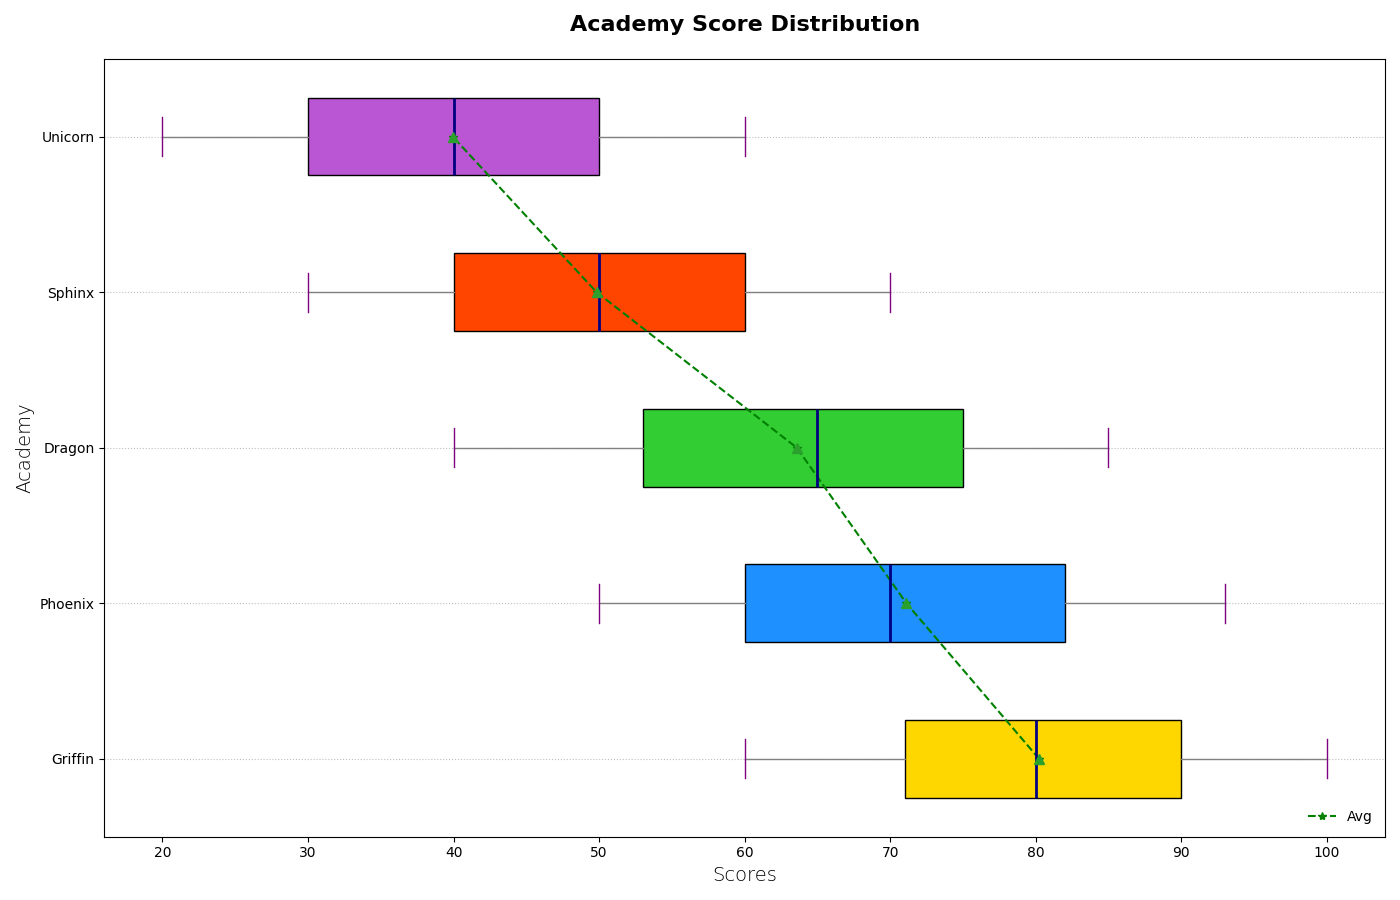

The script that drew this image:
import matplotlib.pyplot as plt
import numpy as np

# Manually altered some scores in the lists
academy_griffin_scores = [62, 60, 75, 72, 71, 70, 67, 78, 80, 85, 82, 87, 93, 90, 97, 95, 100]
academy_phoenix_scores = [52, 50, 65, 62, 57, 60, 55, 68, 70, 78, 75, 80, 85, 87, 82, 90, 93]
academy_dragon_scores = [42, 40, 60, 55, 50, 53, 45, 65, 67, 70, 62, 73, 75, 80, 77, 82, 85]
academy_sphinx_scores = [32, 30, 45, 40, 37, 42, 35, 50, 53, 55, 47, 57, 62, 60, 65, 67, 70]
academy_unicorn_scores = [22, 20, 35, 30, 27, 32, 25, 40, 42, 45, 38, 48, 53, 50, 55, 57, 60]

data = [
    academy_griffin_scores,
    academy_phoenix_scores,
    academy_dragon_scores,
    academy_sphinx_scores,
    academy_unicorn_scores
]

averages = [np.mean(scores) for scores in data]
academies = ['Griffin', 'Phoenix', 'Dragon', 'Sphinx', 'Unicorn']

fig, ax = plt.subplots(figsize=(14, 9))
box = ax.boxplot(data, labels=academies, patch_artist=True, notch=False, showmeans=True, vert=False)

colors = ['#FFD700', '#1E90FF', '#32CD32', '#FF4500', '#BA55D3']
for patch, color in zip(box['boxes'], colors):
    patch.set_facecolor(color)

plt.setp(box['medians'], color='navy', linewidth=2)
plt.setp(box['means'], marker='^', color='orange', markersize=7)
plt.setp(box['whiskers'], linestyle='-', color='gray')
plt.setp(box['caps'], color='purple')

ax.plot(averages, range(1, len(academies) + 1), marker='*', linestyle='--', color='green', label='Avg')

outliers = [
    [score for score in scores if score < np.percentile(scores, 25) - 1.5*(np.percentile(scores, 75) - np.percentile(scores, 25)) 
                     or score > np.percentile(scores, 75) + 1.5*(np.percentile(scores, 75) - np.percentile(scores, 25))]
    for scores in data
]

for idx, academy_outliers in enumerate(outliers):
    ax.scatter(academy_outliers, [idx + 1] * len(academy_outliers), color='red', marker='x', zorder=3)

ax.set_title('Academy Score Distribution', fontsize=16, fontweight='bold', pad=20)
ax.set_xlabel('Scores', fontsize=14, fontweight='light')
ax.set_ylabel('Academy', fontsize=14, fontweight='light')

ax.legend(loc='lower right', fontsize=10, frameon=False)

ax.grid(axis='y', linestyle=':', alpha=0.8)

plt.tight_layout()
plt.show()
